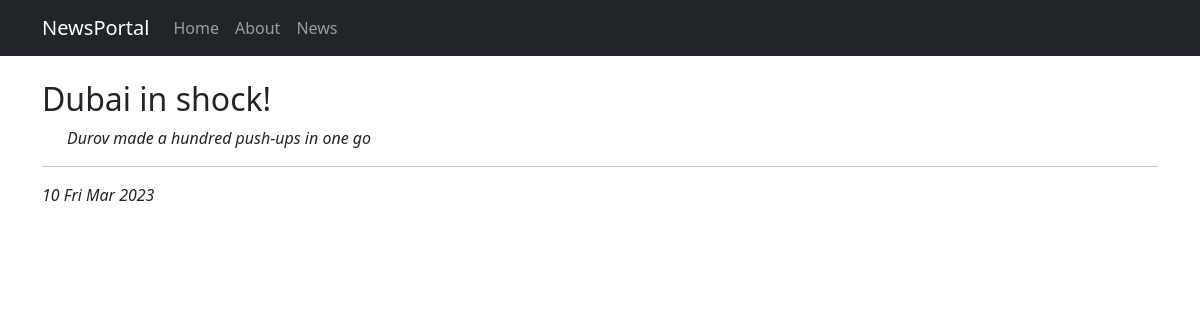
Screenshot of /news/3 with the database file from the repository.
### news/models.py (models this page shows, shortened)
class Post(models.Model):
    objects = None
    article = 'art'
    news = 'news'
    PUBLICATION = [
        (article, 'Статья'),
        (news, 'Новость'),
    ]
    postAuthor = models.ForeignKey(Author, on_delete=models.CASCADE)
    categoryType = models.CharField(max_length=4, choices=PUBLICATION, default=news)
    title = models.CharField(max_length=255)
    time_in_Post = models.DateTimeField(auto_now_add=True)
    time_out = models.DateTimeField(null=True)
    postCategory = models.ManyToManyField(Category, through='PostCategory')
    text = models.TextField()
    rating = models.IntegerField(default=0)

### news/views.py (the view)
# urls.py: path('<int:pk>', PostDetail.as_view(), name='post_detail'),
class PostDetail(DetailView):
    model = Post
    template_name = 'flatpages/post.html'
    context_object_name = 'post'

### news/templatetags/custom_filters.py (called while the page is built)
@register.filter()
def censor(text):
    bad_words = ('теннисист', 'ракетка', 'чемпионата', 'usd', 'российский')
    if type(text) == str:
        for word in text.split():
            if word.lower() in bad_words:
                text = text.replace(word, f"{word[0]}{'*' * (len(word) - 1)}")
    else:
        raise ValueError('Данные не являются строкой')
    return text

### templates/flatpages/post.html (shortened to what this page needs)
{% extends 'flatpages/default.html' %}
{% load custom_filters %}
{% block content %}
<br>
<h2 style="text-align: left;">{{post.title}}</h2>
<p style="text-align: left; text-indent: 25px;"><em>{{post.text| censor}}<br/></em></p><hr>
<p style="text-align: left;"><em>{{post.time_out|date:'d D M Y'}}</em></p>
{% endblock content %}

### rows the page displays
Post: title "Dubai in shoсk!", text|censor "Durov made a hundred push-ups in one go", time_out "10 Fri Mar 2023"
